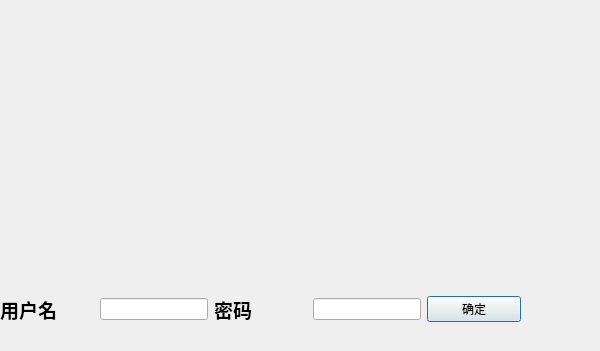
<?xml version="1.0" encoding="UTF-8"?>
<ui version="4.0">
 <class>Dialog</class>
 <widget class="QDialog" name="Dialog">
  <property name="geometry">
   <rect>
    <x>0</x>
    <y>0</y>
    <width>600</width>
    <height>351</height>
   </rect>
  </property>
  <property name="windowTitle">
   <string>Dialog</string>
  </property>
  <widget class="QLabel" name="label">
   <property name="geometry">
    <rect>
     <x>90</x>
     <y>20</y>
     <width>311</width>
     <height>231</height>
    </rect>
   </property>
   <property name="text">
    <string/>
   </property>
   <property name="pixmap">
    <pixmap resource="res.qrc">:/backgrounds/ScreenShot/2022116102642.png</pixmap>
   </property>
   <property name="scaledContents">
    <bool>true</bool>
   </property>
  </widget>
  <widget class="QWidget" name="gridLayoutWidget">
   <property name="geometry">
    <rect>
     <x>0</x>
     <y>270</y>
     <width>521</width>
     <height>80</height>
    </rect>
   </property>
   <layout class="QGridLayout" name="gridLayout">
    <property name="sizeConstraint">
     <enum>QLayout::SetDefaultConstraint</enum>
    </property>
    <item row="0" column="1" alignment="Qt::AlignLeft">
     <widget class="QLineEdit" name="lineEditName"/>
    </item>
    <item row="0" column="3" alignment="Qt::AlignLeft">
     <widget class="QLineEdit" name="lineEditPassWrd"/>
    </item>
    <item row="0" column="0" alignment="Qt::AlignLeft">
     <widget class="QLabel" name="labelName">
      <property name="font">
       <font>
        <pointsize>14</pointsize>
        <bold>true</bold>
       </font>
      </property>
      <property name="text">
       <string>用户名</string>
      </property>
      <property name="textFormat">
       <enum>Qt::RichText</enum>
      </property>
     </widget>
    </item>
    <item row="0" column="2" alignment="Qt::AlignLeft">
     <widget class="QLabel" name="labelPasswrd">
      <property name="font">
       <font>
        <pointsize>14</pointsize>
        <bold>true</bold>
       </font>
      </property>
      <property name="text">
       <string>密码</string>
      </property>
     </widget>
    </item>
    <item row="0" column="4">
     <widget class="QPushButton" name="pushButtonOk">
      <property name="text">
       <string>确定</string>
      </property>
     </widget>
    </item>
   </layout>
  </widget>
 </widget>
 <resources>
  <include location="res.qrc"/>
 </resources>
 <connections/>
</ui>
